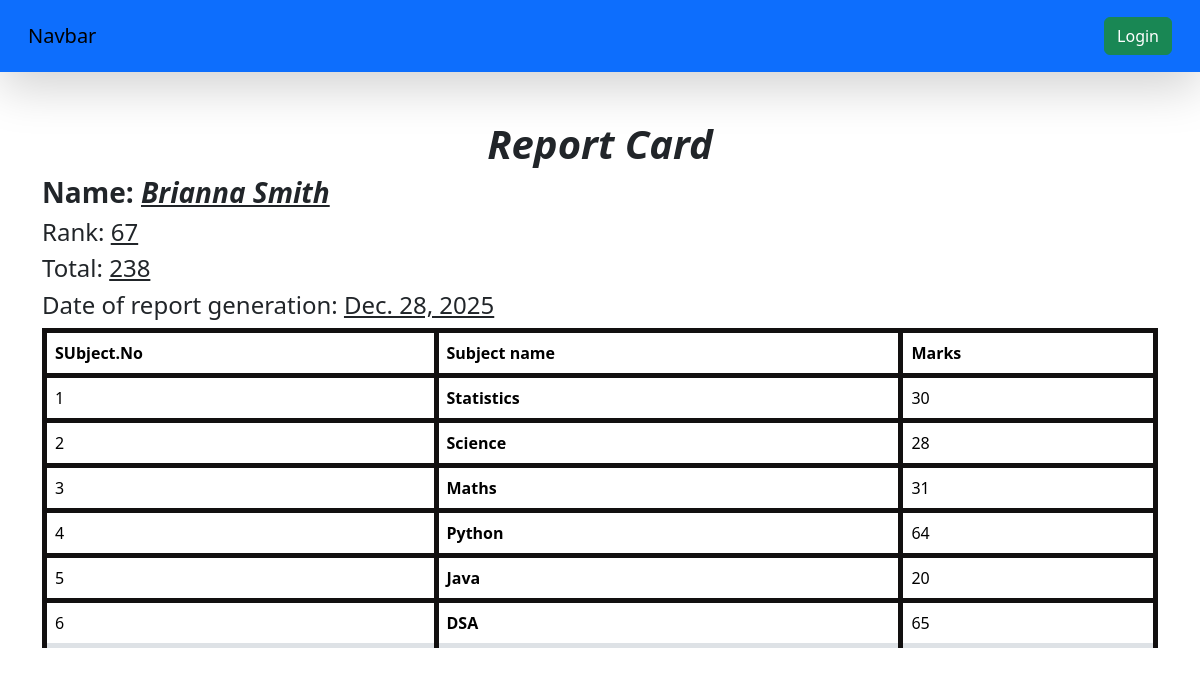
The page /see_marks/Stu62/ on the database its author committed.
### vegetable/models.py (models this page shows, shortened)
class SubjectMarks(models.Model):
    student=models.ForeignKey(Student,related_name="studentmarks",on_delete=models.CASCADE)
    subject=models.ForeignKey(Subject,on_delete=models.CASCADE)
    marks=models.IntegerField()
    class Meta:
        unique_together=['student','subject']

class Student(models.Model):
    department=models.ForeignKey(Department,related_name="depart",on_delete=models.CASCADE)
    student_id=models.OneToOneField(StudentID,related_name="studentid",on_delete=models.SET_NULL,null=True,unique=True)
    name=models.CharField(max_length=100)
    email=models.EmailField(unique=True)
    age=models.IntegerField(default=18)
    address=models.TextField(blank=True,null=True)
    is_deleted=models.BooleanField(default=False)
    objects=StudentsManager()
    admin_objects=models.Manager()
    def __str__(self) -> str:
        return self.name
    class Meta:
        ordering=['name']
        verbose_name="student"

class Reportcard(models.Model):
    student=models.ForeignKey(Student,related_name="studentreportcard",on_delete=models.CASCADE)
    student_rank=models.IntegerField()
    date_of_report_card_generation=models.DateField(auto_now_add=True)
    class Meta:
        unique_together=['student_rank','date_of_report_card_generation']

class Subject(models.Model):
    sub_name=models.CharField(max_length=100)

### vegetable/views.py (the view)
# urls.py: path("see_marks/<student_id>/",see_marks,name="see_marks"),
def see_marks(request,student_id):
    queryset=SubjectMarks.objects.filter(student__student_id__student_id=student_id)
    total_marks=queryset.aggregate(total_marks=Sum('marks'))
    return render(request,'vegetable/report/see_marks.html',{'queryset':queryset,'total_marks':total_marks})

### vegetable/templates/vegetable/report/see_marks.html
{% extends 'home/base.html' %}
{%block start%}
<div class="container mt-5">
<table class='table table-stripped'>
    <div><h1 style="text-align:center"><b><i>Report Card</i></b></h1></div>
    <h3><b>Name: <i><u>{{queryset.first.student}}</u></i></b></h3>
    <h4>Rank: <u>{{queryset.first.student.studentreportcard.first.student_rank}}</u></h4>
    <h4>Total: <u>{{total_marks.total_marks}}</u></h4>
    <h4>Date of report generation: <u>{{queryset.first.student.studentreportcard.first.date_of_report_card_generation}}</u></h4>
    <thead>
        <tr >
            <th scope="col"><b>SUbject.No</b></th>
            <th scope="col"><b>Subject name</b></th>
            <th scope="col"><b>Marks</b></th>
        </tr>
    </thead>
    <tbody>
            {% for i in queryset%}
        <tr>
            <td>{{forloop.counter}}</td>
            <td><b>{{i.subject.sub_name}}</b></td>
            <td>{{i.marks}}</td>
        </tr>
        {%endfor%}
        </tbody>
    </table>
</div>
{%endblock%}

### home/templates/home/base.html (style rules this page uses)
table,th,td { border:5px solid rgba(18, 16, 16, 1); }

### rows shown on the page
SubjectMarks: first.student "Brianna Smith", first.student.studentreportcard.first.student_rank "67", first.student.studentreportcard.first.date_of_report_card_generation "Dec. 28, 2025", subject.sub_name "Statistics", marks "30"
SubjectMarks: subject.sub_name "Science", marks "28"
SubjectMarks: subject.sub_name "Maths", marks "31"
SubjectMarks: subject.sub_name "Python", marks "64"
SubjectMarks: subject.sub_name "Java", marks "20"
SubjectMarks: subject.sub_name "DSA", marks "65"

### other values the page prints
{{ total_marks.total_marks }} "238"
